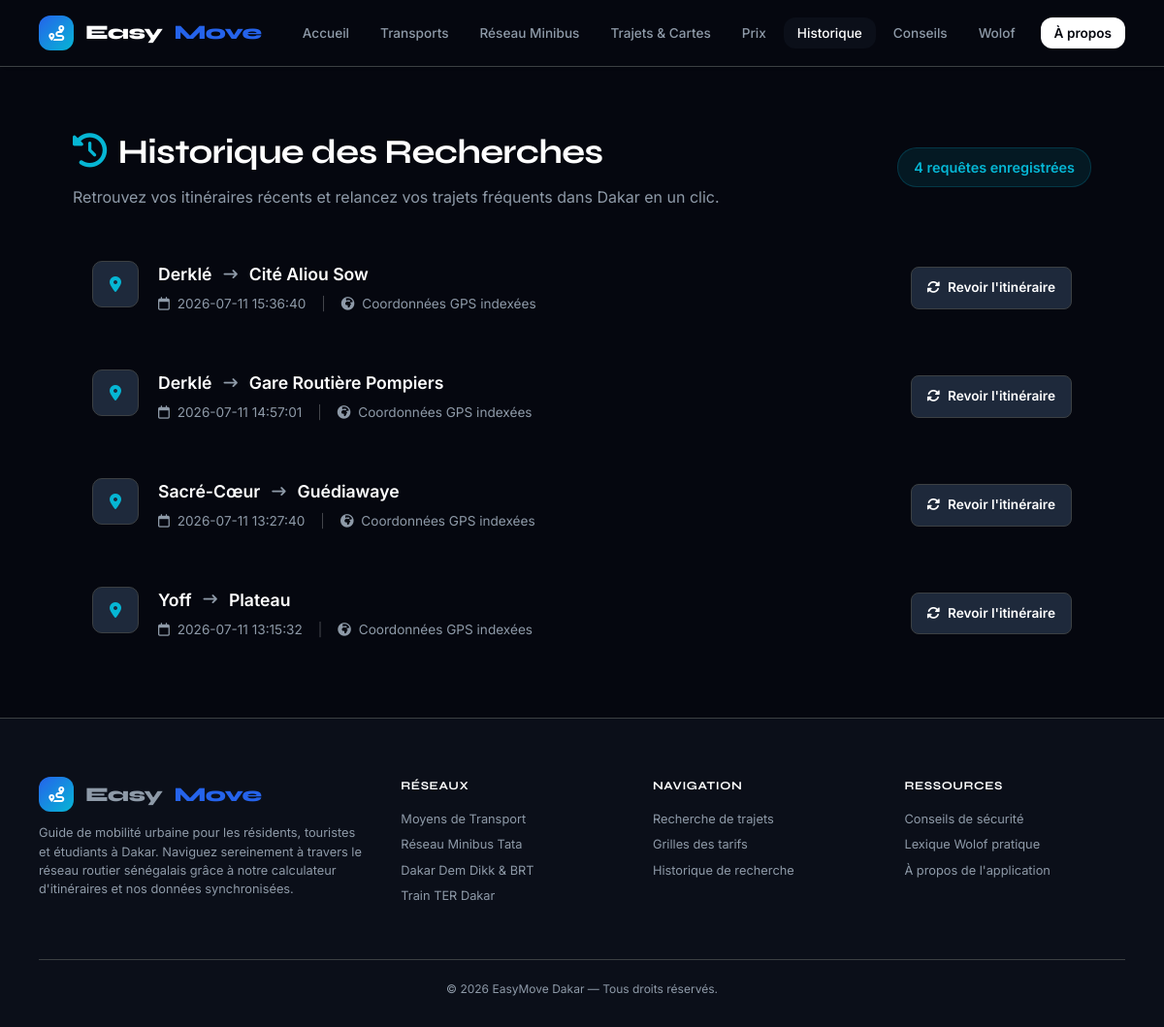
Page /historique on the earlier database version.
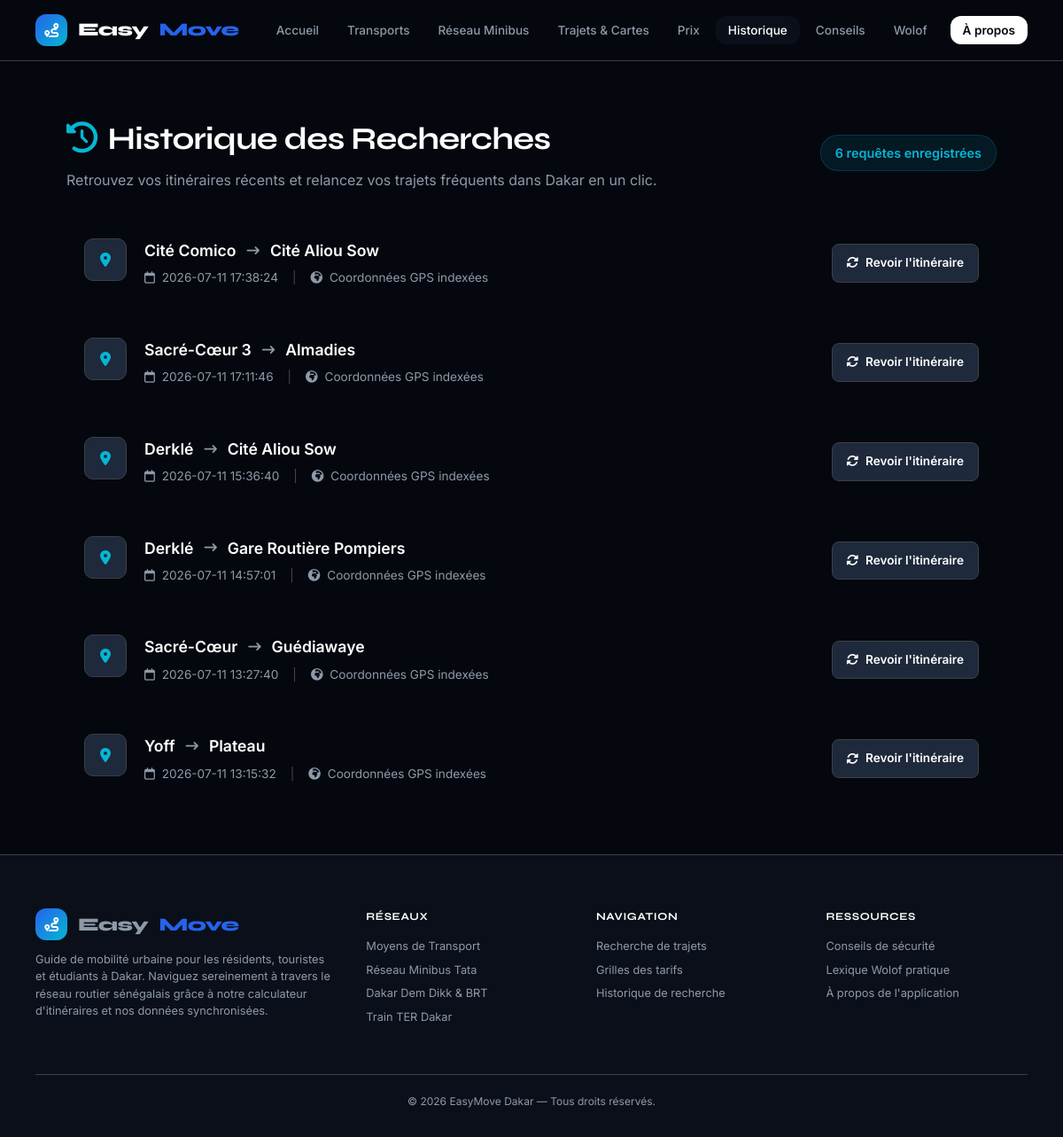
Same page on the later database version.
### tables this page shows
CREATE TABLE historique_recherches (
    id_historique       INTEGER PRIMARY KEY AUTOINCREMENT,
    adresse_depart      TEXT NOT NULL,
    adresse_arrivee     TEXT NOT NULL,
    lat_depart          REAL,
    lng_depart          REAL,
    lat_arrivee         REAL,
    lng_arrivee         REAL,
    date_recherche      DATETIME DEFAULT CURRENT_TIMESTAMP
);

### app.py (the view)
@app.route("/historique")
def historique():
    return render_template(
        "historique.html",
        historique=database.get_historique_recent(limite=50),
        active_page="historique"
    )

### database.py (called while the page is built)
def get_connection():
    conn = sqlite3.connect(DB_PATH)
    conn.row_factory = sqlite3.Row
    conn.execute("PRAGMA foreign_keys = ON")
    return conn

def get_historique_recent(limite=10):
    conn = get_connection()
    try:
        historique = conn.execute("""
            SELECT * FROM historique_recherches
            ORDER BY date_recherche DESC
            LIMIT ?
        """, (limite,)).fetchall()
    except sqlite3.OperationalError:
        historique = []
    conn.close()
    return historique

### templates/historique.html (shortened to what this page needs)
{% extends "base.html" %}
{% block content %}
<div class="container" style="padding: 40px 0; max-width: 1050px;">
    <div style="margin-bottom: 32px; display: flex; justify-content: space-between; align-items: center; flex-wrap: wrap; gap: 16px;">
        <div>
            <h1 style="font-size: 2.2rem; font-family: 'Syne', sans-serif; font-weight: 700; margin: 0; color: #FFF;">
                <i class="fa-solid fa-clock-rotate-left" style="color: var(--accent-cyan); margin-right: 12px;"></i>Historique des Recherches
            </h1>
            <p style="color: var(--text-muted); margin: 6px 0 0 0; font-size: 1rem;">
                Retrouvez vos itinéraires récents et relancez vos trajets fréquents dans Dakar en un clic.
            </p>
        </div>
        {% if historique|length > 0 %}
        <span style="background: rgba(6, 182, 212, 0.1); color: var(--accent-cyan); font-weight: 600; padding: 8px 16px; border-radius: 20px; font-size: 0.9rem; border: 1px solid rgba(6, 182, 212, 0.2);">
            {{ historique|length }} requêtes enregistrées
        </span>
        {% endif %}
    </div>
    {% if historique|length == 0 %}
    <div class="bento-card" style="text-align: center; padding: 60px 20px;">
        <div style="width: 80px; height: 80px; background: #1E293B; border-radius: 50%; display: flex; align-items: center; justify-content: center; margin: 0 auto 20px auto;">
            <i class="fa-solid fa-route" style="font-size: 2rem; color: var(--text-muted);"></i>
        </div>
        <h2 style="font-size: 1.4rem; font-weight: 600; margin-bottom: 8px; color: #FFF;">Votre historique est vierge</h2>
        <p style="color: var(--text-muted); max-width: 450px; margin: 0 auto 24px auto; font-size: 0.95rem; line-height: 1.6;">
            Il semble que vous n'avez pas encore recherché d'itinéraires sur EasyMove Dakar. Vos calculs de trajets apparaîtront ici automatiquement.
        </p>
        <a href="{{ url_for('trajets') }}" class="cta-button" style="display: inline-flex; align-items: center; gap: 8px; text-decoration: none; background: var(--accent-cyan); color: #0B0F19; padding: 12px 24px; border-radius: 8px; font-weight: 600; font-size: 0.95rem;">
            Planifier mon premier trajet <i class="fa-solid fa-arrow-right"></i>
        </a>
    </div>
    {% else %}
    <div style="display: flex; flex-direction: column; gap: 16px;">
        {% for item in historique %}
        <div class="bento-card historique-item" style="padding: 20px; transition: transform 0.2s, border-color 0.2s;">
            <div class="historique-main">
                <div style="background: #1E293B; border: 1px solid var(--border-color); width: 48px; height: 48px; border-radius: 10px; display: flex; align-items: center; justify-content: center; flex-shrink: 0; color: var(--text-muted);">
                    <i class="fa-solid fa-location-dot" style="color: var(--accent-cyan);"></i>
                </div>
                <div style="display: flex; flex-direction: column; gap: 6px; min-width: 0;">
                    <div style="display: flex; align-items: center; gap: 12px; flex-wrap: wrap;">
                        <span style="font-weight: 600; font-size: 1.1rem; color: #FFF;">{{ item.adresse_depart }}</span>
                        <i class="fa-solid fa-arrow-right-long" style="color: var(--text-muted); font-size: 0.9rem;"></i>
                        <span style="font-weight: 600; font-size: 1.1rem; color: var(--accent-emerald);">{{ item.adresse_arrivee }}</span>
                    </div>
                    <div style="display: flex; align-items: center; gap: 16px; font-size: 0.85rem; color: var(--text-muted);">
                        <span>
                            <i class="fa-regular fa-calendar" style="margin-right: 4px;"></i> {{ item.date_recherche }}
                        </span>
                        {% if item.lat_depart and item.lat_arrivee %}
                        <span style="color: rgba(255,255,255,0.25);">|</span>
                        <span>
                            <i class="fa-solid fa-earth-africa" style="margin-right: 4px;"></i> Coordonnées GPS indexées
                        </span>
                        {% endif %}
                    </div>
                </div>
            </div>
            <div class="historique-actions" style="display: flex; align-items: center; gap: 12px;">
                <a href="{{ url_for('trajets') }}?auto_depart={{ item.adresse_depart }}&auto_arrivee={{ item.adresse_arrivee }}"
                   title="Relancer cette recherche d'itinéraire"
                   style="background: #1E293B; border: 1px solid var(--border-color); color: #FFF; padding: 10px 16px; border-radius: 8px; font-weight: 600; font-size: 0.85rem; text-decoration: none; display: flex; align-items: center; justify-content: center; gap: 8px; transition: all 0.2s;">
                    <i class="fa-solid fa-rotate"></i> Revoir l'itinéraire
                </a>
            </div>
        </div>
        {% endfor %}
    </div>
    {% endif %}
</div>
{% endblock %}

### templates/base.html (shortened to what this page needs)
<!DOCTYPE html>
<html lang="fr">
<head>
    <link rel="stylesheet" href="https://cdnjs.cloudflare.com/ajax/libs/font-awesome/6.4.0/css/all.min.css">
    <link rel="stylesheet" href="https://unpkg.com/leaflet@1.9.4/dist/leaflet.css"
 />
    <link rel="stylesheet" href="{{ url_for('static', filename='css/style.css') }}">
</head>
<body class>
    <nav class="navbar">
        <div class="container">
            <div class="navbar-inner">
                <a href="{{ url_for('accueil') }}" class="logo">
                    <div class="logo-icon"><i class="fa-solid fa-route"></i></div>
                    Easy<em>Move</em>
                </a>
                <ul class="nav-links" id="navLinks">
                    <li><a href="{{ url_for('accueil') }}" class="{{ 'active' if active_page == 'accueil' }}">Accueil</a>
                    </li>
                    <li><a href="{{ url_for('transports') }}"
                            class="{{ 'active' if active_page == 'transports' }}">Transports</a></li>
                    <li><a href="{{ url_for('minibus') }}" class="{{ 'active' if active_page == 'minibus' }}">Réseau
                            Minibus</a></li>
                    <li><a href="{{ url_for('trajets') }}" class="{{ 'active' if active_page == 'trajets' }}">Trajets &amp;
                            Cartes</a></li>
                    <li><a href="{{ url_for('prix') }}" class="{{ 'active' if active_page == 'prix' }}">Prix</a></li>
                    <li><a href="{{ url_for('historique') }}"
                            class="{{ 'active' if active_page == 'historique' }}">Historique</a></li>
                    <li><a href="{{ url_for('conseils') }}" class="{{ 'active' if active_page == 'conseils' }}">Conseils</a>
                    </li>
                    <li><a href="{{ url_for('wolof') }}" class="{{ 'active' if active_page == 'wolof' }}">Wolof</a></li>
                    <li><a href="{{ url_for('apropos') }}" class="nav-cta {{ 'active' if active_page == 'apropos' }}">À
                            propos</a></li>
                </ul>
            </div>
        </div>
    </nav>
    <main class="main-content">
        {% block content %}{% endblock %}
    </main>
    <footer>
        <div class="container">
            <div class="footer-grid">
                <div class="footer-brand">
                    <div class="logo">
                        <div class="logo-icon"><i class="fa-solid fa-route"></i></div>
                        Easy<em>Move</em>
                    </div>
                    <p>Guide de mobilité urbaine pour les résidents, touristes et étudiants à Dakar. Naviguez
                        sereinement à travers le réseau routier sénégalais grâce à notre calculateur d'itinéraires et
                        nos données synchronisées.</p>
                </div>
                <div class="footer-col">
                    <h4>Réseaux</h4>
                    <a href="{{ url_for('transports') }}">Moyens de Transport</a>
                    <a href="{{ url_for('minibus') }}">Réseau Minibus Tata</a>
                    <a href="{{ url_for('transports') }}">Dakar Dem Dikk &amp; BRT</a>
                    <a href="{{ url_for('transports') }}">Train TER Dakar</a>
                </div>
                <div class="footer-col">
                    <h4>Navigation</h4>
                    <a href="{{ url_for('trajets') }}">Recherche de trajets</a>
                    <a href="{{ url_for('prix') }}">Grilles des tarifs</a>
                    <a href="{{ url_for('historique') }}">Historique de recherche</a>
                </div>
                <div class="footer-col">
                    <h4>Ressources</h4>
                    <a href="{{ url_for('conseils') }}">Conseils de sécurité</a>
                    <a href="{{ url_for('wolof') }}">Lexique Wolof pratique</a>
                    <a href="{{ url_for('apropos') }}">À propos de l'application</a>
                </div>
            </div>
            <div class="footer-bottom">
                <span>&copy; 2026 EasyMove Dakar — Tous droits réservés.</span>
            </div>
        </div>
    </footer>
</body>
</html>

### static/css/style.css (style rules this page uses)
:root { --bg-primary: #05070f; --bg-secondary: #0b0f19; --fond-carte: rgba(13, 20, 35, 0.65); --text-main: #ffffff; --text-muted: #8e9aa8; --accent: #ffffff; --border-color: #3c4043; --border-light: rgba(255, 255, 255, 0.07); --border-active: rgba(255, 255, 255, 0.2); --shadow: 0 4px 12px rgba(0, 0, 0, 0.3); --radius: 12px; --transition: all 0.2s ease; --accent-bleu: #2563eb; --accent-cyan: #06b6d4; --accent-vert: #10b981; --accent-jaune: #f5a623; --accent-rouge: #ef4444; }
*, *::before, *::after { box-sizing: border-box; margin: 0; padding: 0; }
html, body { background-color: var(--bg-primary); color: var(--text-main); font-family: 'Inter', sans-serif; line-height: 1.6; -webkit-font-smoothing: antialiased; min-height: 100vh; transition: background-color 0.2s, color 0.2s; }
a { color: inherit; text-decoration: none; transition: var(--transition); }
h1, h2, h3, h4 { font-family: 'Syne', sans-serif; letter-spacing: -0.02em; color: var(--text-main); }
.container { max-width: 1200px; margin: 0 auto; padding: 0 40px; }
.navbar { position: sticky; top: 0; z-index: 1000; background: var(--bg-primary); backdrop-filter: blur(20px); -webkit-backdrop-filter: blur(20px); border-bottom: 1px solid var(--border-color); box-shadow: 2px 0 10px rgba(0,0,0,0.02); }
.navbar-inner { display: flex; align-items: center; justify-content: space-between; padding: 16px 0; position: relative; }
.logo { display: flex; align-items: center; gap: 12px; font-family: 'Syne', sans-serif; font-weight: 800; font-size: 1.3rem; letter-spacing: -0.5px; }
.logo-icon { width: 36px; height: 36px; background: linear-gradient(135deg, var(--accent-bleu), var(--accent-cyan)); border-radius: var(--radius); display: flex; align-items: center; justify-content: center; color: #FFFFFF; font-size: 1rem; }
.logo em, .logo span span { color: var(--accent-bleu); font-style: normal; }
.nav-links, .main-nav { display: flex; align-items: center; gap: 4px; list-style: none; }
.nav-links a, .main-nav a { padding: 8px 14px; border-radius: var(--radius); font-size: 0.85rem; font-weight: 500; color: var(--text-muted); transition: var(--transition); }
.nav-links a:hover, .nav-links a.active, .main-nav a:hover, .main-nav a.active { color: var(--text-main); background: var(--bg-secondary); }
.nav-links a.nav-cta { background: var(--accent); color: var(--bg-primary); font-weight: 600; margin-left: 8px; }
.main-content, .sidebar-content { padding: 20px; flex: 1; overflow-y: auto; }
footer { background: var(--bg-secondary); padding: 60px 0 30px; border-top: 1px solid var(--border-color); color: var(--text-muted); font-size: 0.85rem; }
.footer-grid { display: grid; grid-template-columns: 1.5fr 1fr 1fr 1fr; gap: 32px; margin-bottom: 48px; }
.footer-brand p { font-size: 0.8rem; margin-top: 12px; line-height: 1.5; }
.footer-col h4 { font-size: 0.75rem; text-transform: uppercase; color: var(--text-main); margin-bottom: 14px; letter-spacing: 0.05em; }
.footer-col a { display: block; font-size: 0.8rem; margin-bottom: 6px; color: var(--text-muted); }
.footer-bottom { border-top: 1px solid var(--border-color); padding-top: 20px; text-align: center; font-size: 0.75rem; }
.historique-item { display: grid; grid-template-columns: 1fr auto; align-items: center; gap: 20px; }
.historique-main { display: flex; align-items: flex-start; gap: 20px; min-width: 0; }
.historique-main > div:last-child { min-width: 0; }

Differences in the rows shown:
added historique_recherches: adresse_depart "Cité Comico", adresse_arrivee "Cité Aliou Sow", date_recherche "2026-07-11 17:38:24", lat_depart 14.715 (drawn)
added historique_recherches: adresse_depart "Sacré-Cœur 3", adresse_arrivee "Almadies", date_recherche "2026-07-11 17:11:46", lat_depart 14.7145 (drawn)
Other differences:
{{ historique|length }}: "4" → "6"
